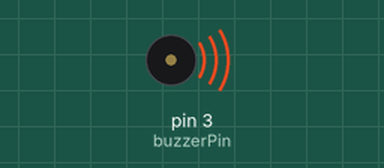
Bench run of a sketch on a simulated Arduino Uno, built with avr-gcc and run on an emulated ATmega328P. Parts: buzzer (waves = sounding).

Above: at 0.12 s.
At 12.9 s:
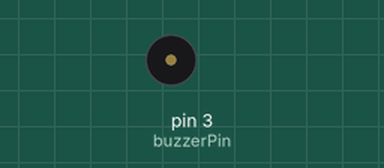
Timing chart, 0 to 13.3 s (numbered marks = the images above):
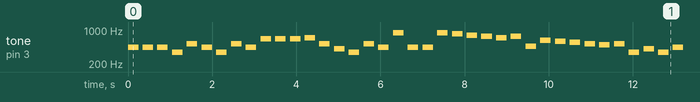

The sketch:

da_music.ino
```cpp
/**
 * Author: Juan Luis Gozalo (juanluis.gozalo@huanLuRobotics.com)
 * Date: 22/Mar/2021
 * Version 1.0.0
 *
 * Description: Different musics play for a buzzer
 * All the notes are defined in a matrix with the 9 octaves.
 *
 * Material:
 * a Elegoo Buzzer (connected to pin 5V, GND and PIN 3)
 *
**/
#ifndef DEBUG_MODE
// #define DEBUG_MODE
#endif

// Notes are { DO,  DOS, RE,  RES, MI,  FA,  FAS, SOL, SOLS, LA,  LAS,  SI   }
// Notes are { c,   cS,  d,   dS,  e,   f,   fS,  g,   gS,   a,   aS,   b    }
// index to    [0], [1], [2], [3], [4], [5], [6], [7], [8],  [9], [10], [11]
const byte index_c = 0;
const byte index_cS = 1;
const byte index_d = 2;
const byte index_dS = 3;
const byte index_e = 4;
const byte index_f = 5;
const byte index_fS = 6;
const byte index_g = 7;
const byte index_gS = 8;
const byte index_a = 9;
const byte index_aS = 10;
const byte index_b = 11;

// Musical frequencies (9 octaves).
// Each note is a long (four bytes), so this section is commented unless you need mandatory the real frequencies
// const long notas[10][12]={
//  {16.35, 17.32, 18.35, 19.45, 20.60, 21.83, 23.12, 24.50, 25.96, 27.50, 29.14, 30.87},
//  {32.70, 34.65, 36.71, 38.89, 41.20, 43.65, 46.25, 49.00, 51.91, 55.00, 58.27, 61.74},
//  {65.41, 69.30, 73.42, 77.78, 82.41, 87.31, 92.50, 98.00, 103.83, 110.00, 116.54, 123.47},
//  {130.81, 138.59, 146.83, 155.56, 164.81, 174.61, 185.00, 196.00, 207.65, 220.00, 233.08, 246.94},
//  {261.63, 277.18, 293.67, 311.13, 329.63, 349.23, 369.99, 392.00, 415.31, 440.00, 466.16, 493.88},
//  {523.25, 554.37, 587.33, 622.25, 659.26, 698.46, 739.99, 783.99, 830.61, 880.00, 932.33, 987.77},
//  {1046.50, 1108.73, 1174.66, 1244.51, 1318.51, 1396.91, 1479.98, 1567.98, 1661.22, 1760.00, 1864.66, 1975.53},
//  {2093.01, 2217.46, 2349.32, 2489.02, 2637.02, 2793.83, 2959.96, 3135.96, 3322.44, 3520.00, 3729.31, 3951.07},
//  {4186.01, 4434.92, 4698.64, 4978.03, 5274.04, 5587.65, 5919.91, 6271.93, 6644.88, 7040.00, 7458.62, 7902.13},
//  {8372.02, 8869.84, 9397.27, 9956.06, 10548.08, 11175.30, 11839.82, 12543.86, 13289.75, 14080.00, 14917.24, 15804.26}
// };

// Musical frequencies (9 octaves). (ROUNDED)
// To save space all notes are rounded to min or max to be fitted in an "int" (two bytes)
const int notas[10][12]={
  {16, 17, 18, 19, 20, 22, 23, 24, 26, 27, 29, 31},
  {33, 35, 37, 39, 41, 44, 46, 49, 52, 55, 58, 62},
  {65, 69, 73, 78, 82, 87, 92, 98, 104, 110, 116, 123},
  {131, 139, 147, 155, 165, 175, 185, 196, 208, 220, 233, 247},
  {262, 277, 294, 311, 330, 349, 370, 392, 415, 440, 466, 494},
  {523, 554, 587, 622, 659, 698, 740, 784, 831, 880, 932, 988},
  {1046, 1109, 1175, 1244, 1318, 1397, 1480, 1568, 1661, 1760, 1865, 1975},
  {2093, 2217, 2349, 2489, 2637, 2794, 2960, 3136, 3322, 3520, 3729, 3951},
  {4186, 4435, 4699, 4978, 5274, 5588, 5920, 6272, 6645, 7040, 7459, 7902},
  {8372, 8870, 9397, 9956, 10548, 11175, 11840, 12544, 13290, 14080, 14917, 15804}
};

// Duración Notas musicales
const int semibreve = 4000; // redonda
const int dotted_minim = 3000; // blanca con puntillo
const int minim = 2000; // blanca
const int dotted_crotchet = 1500; // negra con puntillo
const int crotchet = 1000; // negra
const int dotted_quaver = 750; // corchea con puntillo
const int quaver = 500; // corchea
const int semiquaver = 250; // semicorchea
const int fuse = 125; // fusa
const int semifuse = 62; // semifusa
const int semibreve_rest = 4000; // silencio de redonda
const int minim_rest = 2090; // silencio de blanca
const int crotchet_rest = 1000; // silencio de negra
const int quaver_rest = 500; // silencio de corchea
const int sixteenth_note_rest = 250; // silencio de semicorchea
const int fuse_rest = 125;
const int semifuse_rest = 62;

// Melody 1: Star Wars Imperial March
int melody1[] = {  notas[4][index_a], notas[4][index_a], notas[4][index_a], notas[4][index_f], notas[5][index_c], notas[4][index_a],
                   notas[4][index_f], notas[5][index_c], notas[4][index_a], notas[5][index_c], notas[5][index_e], notas[5][index_e],
                   notas[5][index_f], notas[5][index_c], notas[5][index_g], notas[5][index_f], notas[5][index_c], notas[4][index_a]};
// Melody 2: Star Wars Theme
int melody2[] = {  notas[4][index_f], notas[4][index_f], notas[4][index_f], notas[4][index_aS], notas[5][index_f], notas[5][index_dS],
                   notas[5][index_d], notas[5][index_c], notas[5][index_aS], notas[5][index_f], notas[5][index_dS], notas[5][index_d],
                   notas[5][index_c], notas[5][index_aS], notas[5][index_f], notas[5][index_dS], notas[5][index_d], notas[5][index_dS], notas[5][index_c]};

const int buzzerPin = 3;
byte counter=0;

void setup()
{
  //Setup pin modes
  pinMode(buzzerPin, OUTPUT);
}

void loop()
{
   StarWars_ImperialMarch();
}

void loop_test()
{
  if (counter == 0) {
    for (int i = 0; i < 10; i++) {
      for (int j = 0; j < 12; j++) {
        beep(notas[i][j],crotchet);
        delay(250);
      }
    }
    counter = 1;
  }
}

void beep(int note, int duration)
{
  //Play tone on buzzerPin
  tone(buzzerPin, note, duration);
  delay(250);
  //Stop tone on buzzerPin
  noTone(buzzerPin);
  delay(100);
}

void StarWars_ImperialMarch() {

  //Play first section
  firstSection();

  //Play second section
  secondSection();

  beep(notas[4][index_f], quaver);
  beep(notas[4][index_gS], crotchet);
  beep(notas[4][index_f], quaver);
  beep(notas[4][index_a], semiquaver);
  beep(notas[5][index_c], crotchet);
  beep(notas[4][index_a], quaver);
  beep(notas[5][index_c], semiquaver);
  beep(notas[5][index_e], minim);

  delay(500);

  //Repeat second section
  secondSection();


  beep(notas[4][index_f], semiquaver);
  beep(notas[4][index_gS], crotchet);
  beep(notas[4][index_f], quaver);
  beep(notas[5][index_c], semiquaver);
  beep(notas[4][index_a], crotchet);
  beep(notas[4][index_f], quaver);
  beep(notas[5][index_c], semiquaver);
  beep(notas[4][index_a], minim);

  delay(650);
}

void firstSection()
{
  beep(notas[4][index_a], crotchet);
  beep(notas[4][index_a], crotchet);
  beep(notas[4][index_a], crotchet);
  beep(notas[4][index_f], dotted_quaver);
  beep(notas[5][index_c], semiquaver);

  beep(notas[4][index_a], crotchet);
  beep(notas[4][index_f], dotted_quaver);
  beep(notas[5][index_c], semiquaver);
  beep(notas[4][index_a], minim);

  beep(notas[5][index_e], crotchet);
  beep(notas[5][index_e], crotchet);
  beep(notas[5][index_e], crotchet);
  beep(notas[5][index_f], dotted_quaver);
  beep(notas[5][index_c], semiquaver);

  beep(notas[4][index_gS], crotchet);
  beep(notas[4][index_f], dotted_quaver);
  beep(notas[5][index_c], semiquaver);
  beep(notas[4][index_a], minim);

}

void secondSection()
{
  beep(notas[5][index_a], crotchet);
  beep(notas[4][index_a], quaver);
  beep(notas[4][index_a], semiquaver);
  beep(notas[5][index_a], crotchet);
  beep(notas[5][index_gS], dotted_quaver);
  beep(notas[5][index_g], semiquaver);
  beep(notas[5][index_fS], semiquaver);
  beep(notas[5][index_f], semiquaver);
  beep(notas[5][index_fS], quaver);

  beep(notas[4][index_aS], quaver);
  beep(notas[5][index_dS], crotchet);
  beep(notas[5][index_d], dotted_quaver);
  beep(notas[5][index_cS], quaver);
  beep(notas[5][index_c], semiquaver);
  beep(notas[4][index_b], semiquaver);
  beep(notas[5][index_c], quaver);

}
```

Measured:
- by itself, tone on pin 3 (buzzerPin): plays 440 Hz for 0.25 s, 440 Hz for 0.25 s, 440 Hz for 0.25 s, 349 Hz for 0.25 s, 523 Hz for 0.25 s, 440 Hz for 0.25 s … (355 notes in this stretch)
